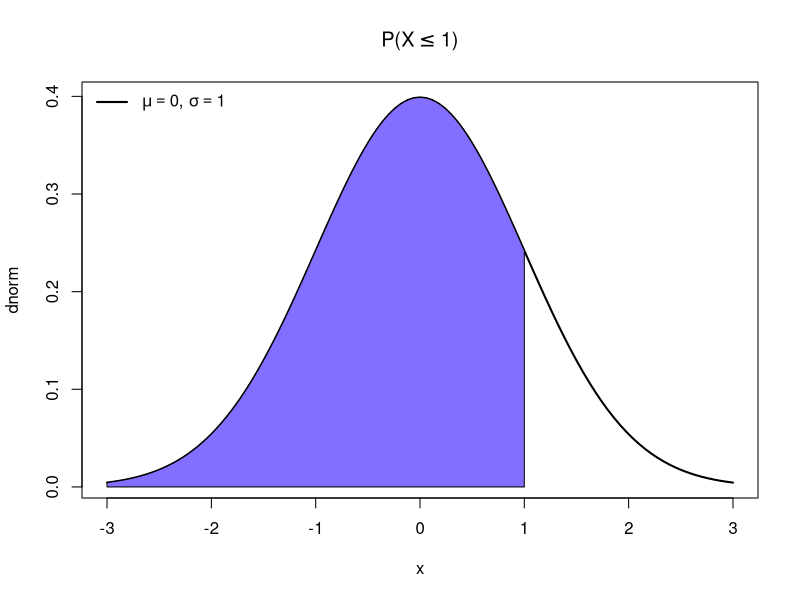
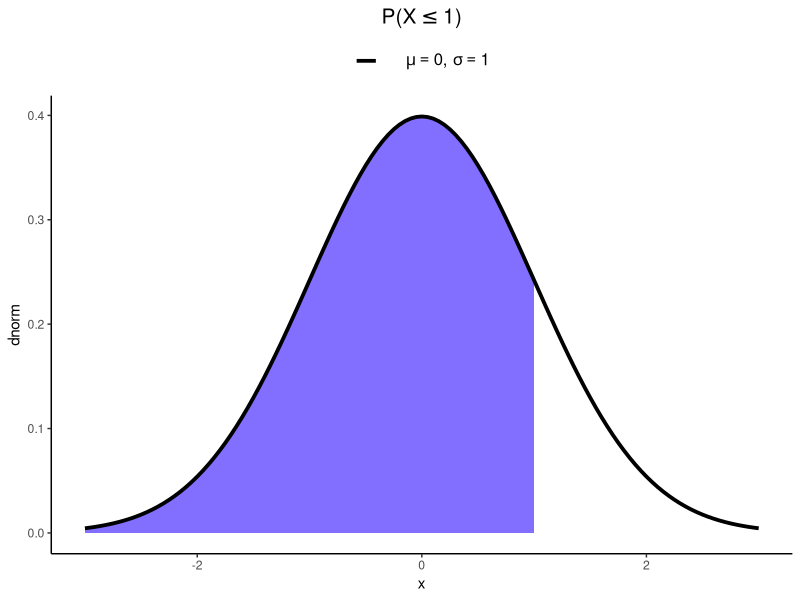
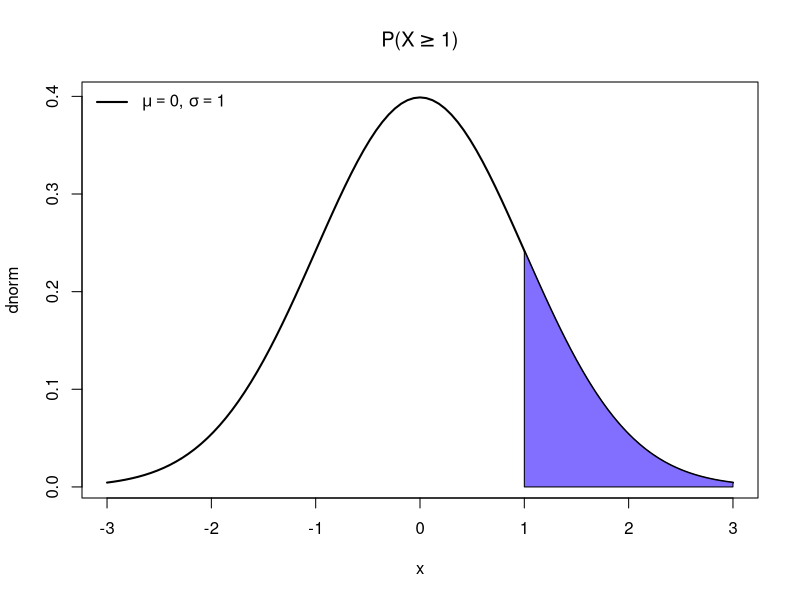
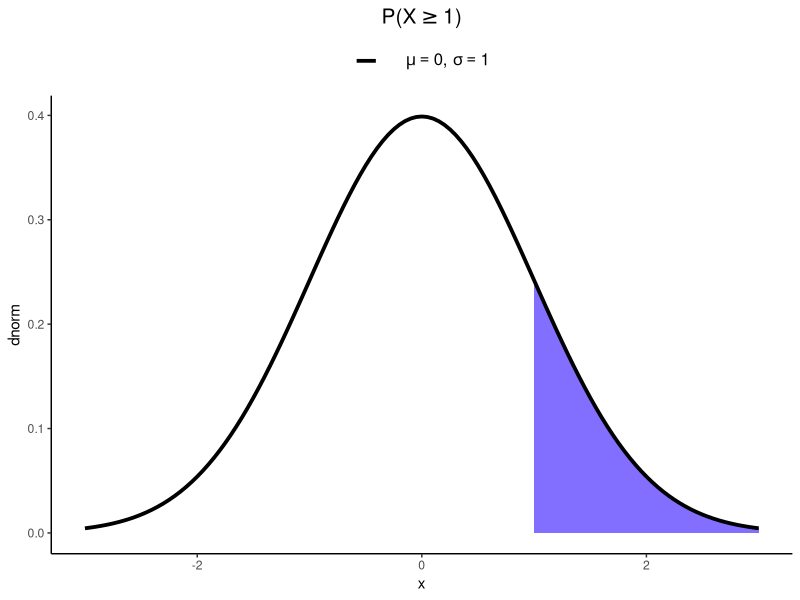
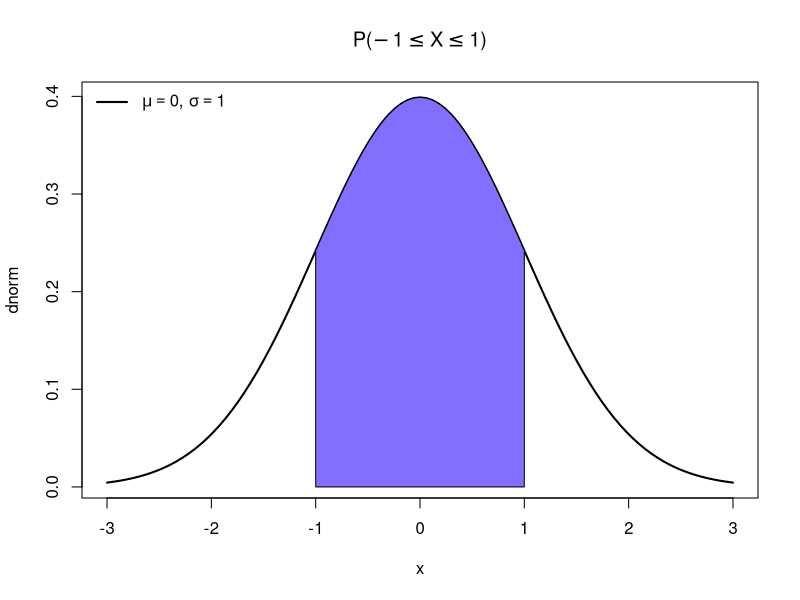
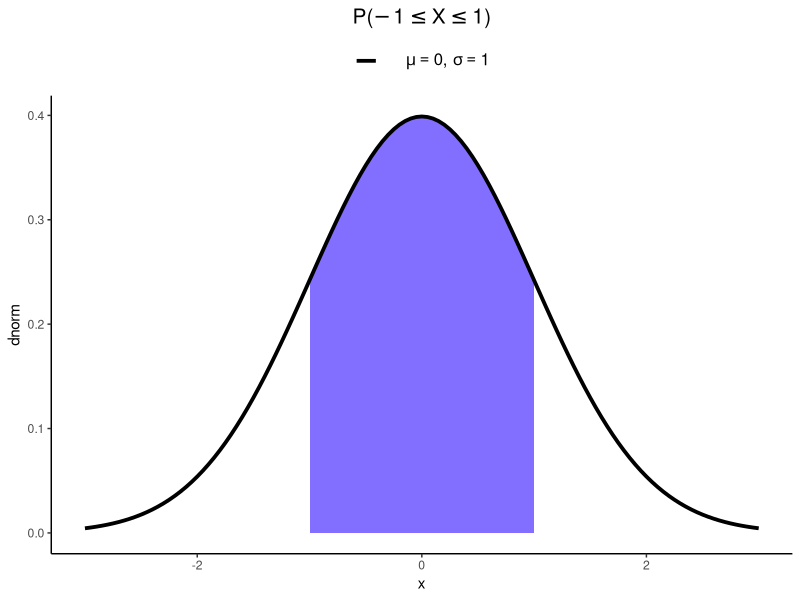
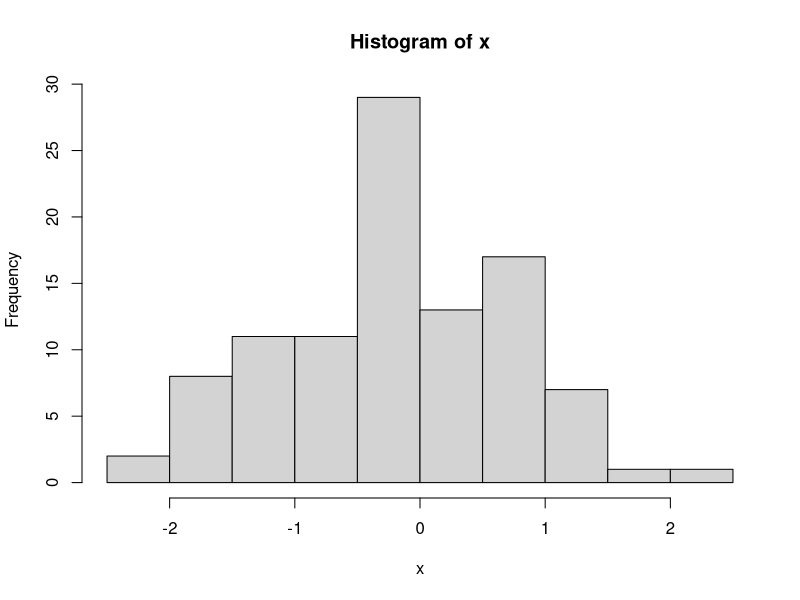
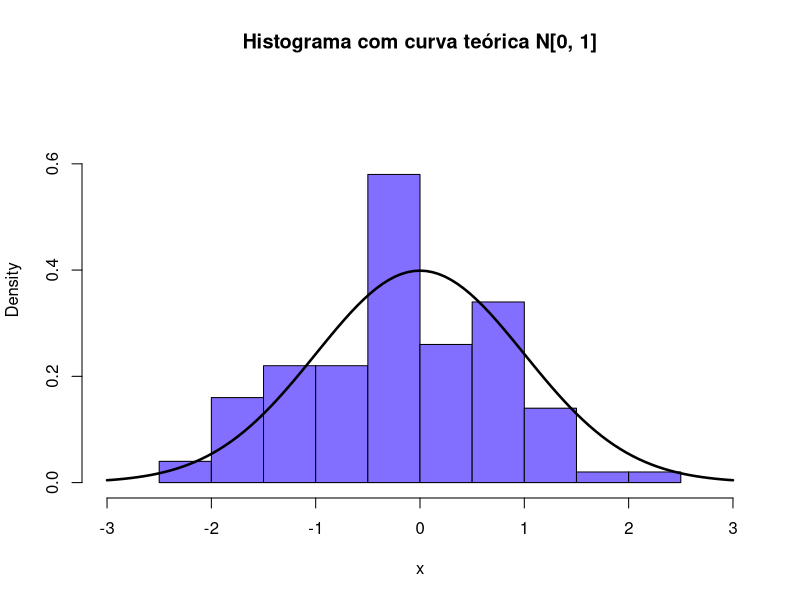

Generate these figures, in order, with R:
## ---- chunk 1
knitr::opts_chunk$set(echo = TRUE)
## ---- chunk 2
library(ggplot2)
## ---- chunk 3
quantil = 1
## ---- chunk 4
cat('f(1, 0, 1) = ', dnorm(quantil))
## ---- chunk 5
plot(dnorm, -3, 3, lwd = 2, main = expression(paste('P(X', phantom()<= 1, ')')))
polygon(x = c(-3, seq(-3, quantil, by = 0.05), quantil), y = c(0, dnorm(seq(-3, quantil, by = 0.05)), 0), col = 'SlateBlue1')
legend("topleft", legend = c(expression(paste(italic(mu) == 0, ', ', italic(sigma) == 1))), 
      lty=1, col=c('black'), lwd=2, bty="n")
## ---- chunk 6
cat('P(X <= 1) = ', pnorm(quantil))
## ---- chunk 7
x.values = data.frame(x = seq(-3, 3, by = 0.05))
## ---- chunk 8
ggplot(data = x.values, aes(x = x)) +
  geom_polygon(data = data.frame(x.p = c(min(x.values), seq(min(x.values), quantil, by = 0.05), quantil),
                                 y.p = c(0, dnorm(seq(min(x.values), quantil, by = 0.05)), 0)), 
               aes(x = x.p, y = y.p), 
               fill = 'SlateBlue1') +
  geom_line(aes(y = dnorm(x), color = 'black'), size = 1.3) +
  labs(title = expression(paste('P(X', phantom()<= 1, ')')), y = 'dnorm') +
  scale_color_manual(name = NULL, values=c('black'),
                     labels = expression(paste('    ', mu == 0, ', ', sigma == 1))) +
  theme_classic() +
  theme(legend.position = 'top', legend.text = element_text(size = 12), 
        plot.title = element_text(hjust = 0.5, size = 15, face = 'bold'))
## ---- chunk 9
plot(dnorm, -3, 3, lwd = 2, main = expression(paste('P(X', phantom()>= 1, ')')))
polygon(x = c(quantil, seq(1, 3, by = 0.05), 3), y = c(0, dnorm(seq(quantil, 3, by = 0.05)), 0), col = 'SlateBlue1')
legend("topleft", legend = c(expression(paste(italic(mu) == 0, ', ', italic(sigma) == 1))), 
      lty=1, col=c('black'), lwd=2, bty="n")
## ---- chunk 10
cat('P(X >= 1) = ', pnorm(quantil, lower.tail = FALSE))
## ---- chunk 11
ggplot(data = x.values, aes(x = x)) +
  geom_polygon(data = data.frame(x.p = c(quantil, seq(quantil, max(x.values), by = 0.05), max(x.values)),
                                 y.p = c(0, dnorm(seq(quantil, max(x.values), by = 0.05)), 0)), 
               aes(x = x.p, y = y.p), 
               fill = 'SlateBlue1') +
  geom_line(aes(y = dnorm(x), color = 'black'), size = 1.3) +
  labs(title = expression(paste('P(X', phantom()>= 1, ')')), y = 'dnorm') +
  scale_color_manual(name = NULL, values=c('black'),
                     labels = expression(paste('    ', mu == 0, ', ', sigma == 1))) +
  theme_classic() +
  theme(legend.position = 'top', legend.text = element_text(size = 12), 
        plot.title = element_text(hjust = 0.5, size = 15, face = 'bold'))
## ---- chunk 12
plot(dnorm, -3, 3, lwd = 2, main = expression(paste('P(', -1 <= X,
                       phantom()<= 1, ')')), ylab = 'dnorm')
polygon(x = c(-quantil, seq(-quantil, quantil, by = 0.05), quantil), y = c(0, dnorm(seq(-quantil, quantil, by = 0.05)), 0), col = 'SlateBlue1')
legend("topleft", legend = c(expression(paste(italic(mu) == 0, ', ', italic(sigma) == 1))), 
      lty=1, col=c('black'), lwd=2, bty="n")
## ---- chunk 13
cat('P(-1 <= X <= 1) = ', punif(1) - punif(-1))
## ---- chunk 14
ggplot(data = x.values, aes(x = x)) +
  geom_polygon(data = data.frame(x.p = c(-quantil, seq(-quantil, quantil, by = 0.05), quantil),
                          y.p = c(0, dnorm(seq(-quantil, quantil, by = 0.05)), 0)), 
                          aes(x = x.p, y = y.p), 
                          fill = 'SlateBlue1') +
  geom_line(aes(y = dnorm(x), color = 'black'), size = 1.3) +
  labs(title = expression(paste('P(', -1 <= X, phantom()<= 1, ')')), y = 'dnorm') +
  scale_color_manual(name = NULL, values=c('black'),
                     labels = expression(paste('    ', mu == 0, ', ', sigma == 1))) +
  theme_classic() +
  theme(legend.position = 'top', legend.text = element_text(size = 12), 
        plot.title = element_text(hjust = 0.5, size = 15, face = 'bold'))
## ---- chunk 15
cat('P(X <= x) = 0.95\n', 'x = ', qnorm(0.95))
## ---- chunk 16
x = rnorm(100)
## ---- chunk 17
y = hist(x)
lim.y = c(0, max(y$density) + max(y$density)/4)
lim.x = c(min(y$breaks) - 0.5, max(y$breaks) + 0.5)
## ---- chunk 18
hist(x, probability = TRUE, main = "Histograma com curva teórica N[0, 1]", col = "SlateBlue1", xlim = lim.x, ylim = lim.y) 
curve(dnorm(x), add=T, lwd = 2.5)

hist(x, freq = F, main = "Gráfico de densidade estimada", col = "SlateBlue1", xlim = lim.x, ylim = lim.y)
lines(density(x), lwd = 2.5)
## ---- chunk 19
x = as.data.frame(x)
ggplot(x, aes(x = x, y = after_stat(density))) +
  geom_histogram(fill = 'SlateBlue1', color = 'black', breaks = y$breaks) +
  geom_line(aes(y = dnorm(x)), size = 1.5) +
  labs(title = "Histograma com curva teórica N[0, 1]") +
  theme_classic() +
  scale_x_continuous(limits = lim.x) +
  scale_y_continuous(limits = lim.y) +
  theme(plot.title = element_text(hjust = 0.5, size = 15, face = 'bold'))

ggplot(x, aes(x = x, y = after_stat(density))) +
  geom_histogram(fill = 'SlateBlue1', color = 'black', breaks = y$breaks) +
  geom_density(size = 1.5) +
  labs(title = "Gráfico de densidade estimada") +
  theme_classic() +
  scale_x_continuous(limits = lim.x) +
  scale_y_continuous(limits = lim.y) +
  theme(plot.title = element_text(hjust = 0.5, size = 15, face = 'bold'))
